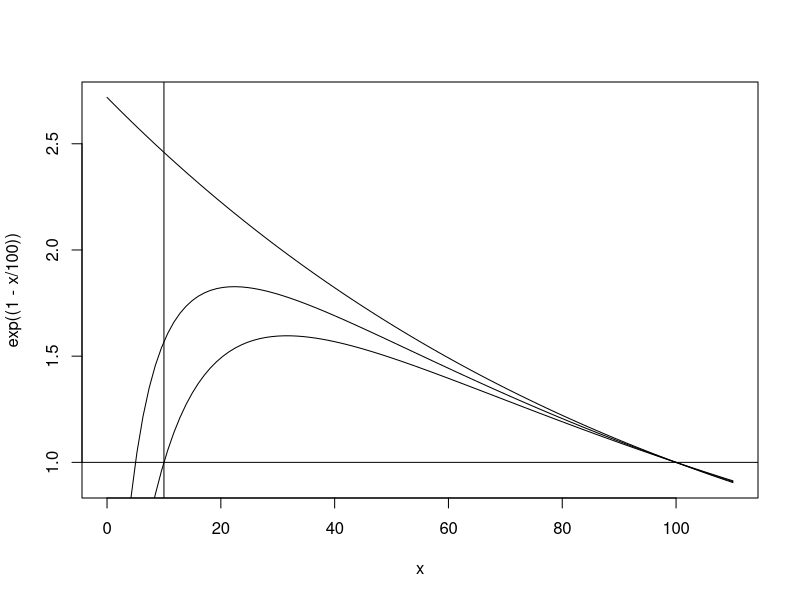
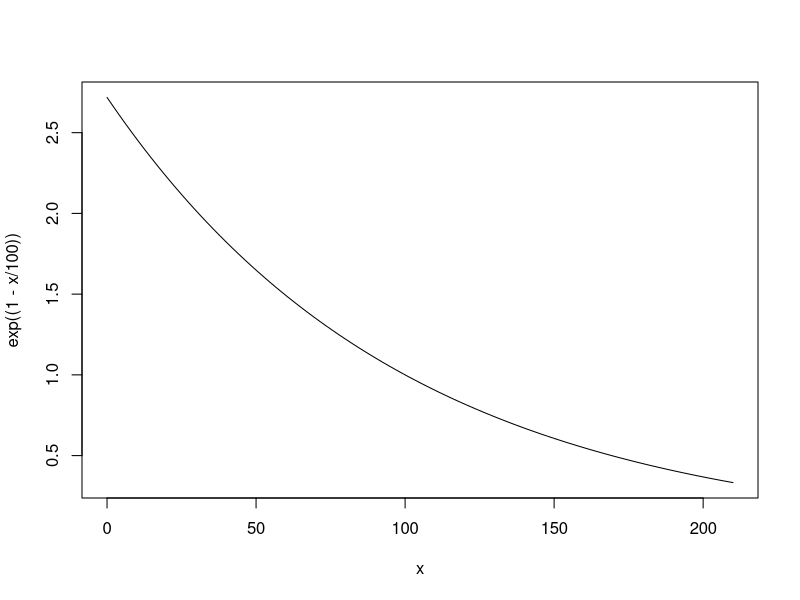

These charts were generated, in order, by the following R code:
## ---- chunk 1
# load necessary packages here
## ---- chunk 2
curve(exp((1-x/100)), from = 0, to = 110)
abline(h=1)
abline(v=10)
curve(exp((1-x/100)*(x-5)/x), add = TRUE, from = 2, to = 110)
curve(exp((1-x/100)*(x-10)/x), add = TRUE, from = 2, to = 110)

curve(exp((1-x/100)), from = 0, to = 210)

